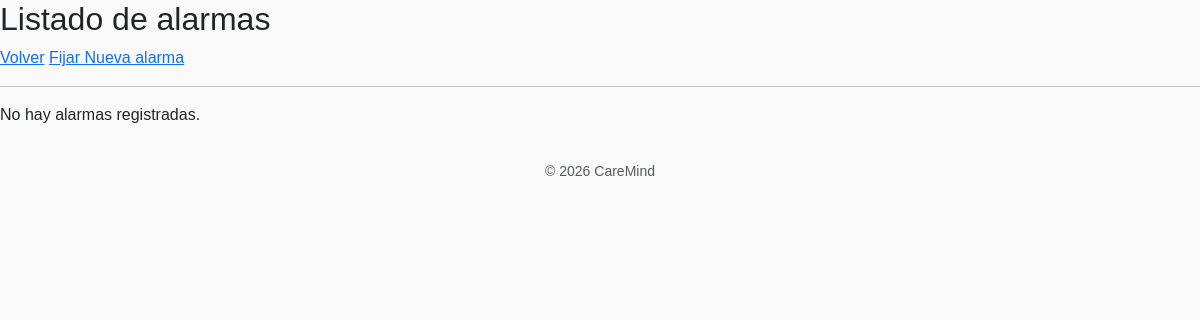
Page /index.php?controller=alarmas&action=listado (signed in) on the earlier database version.
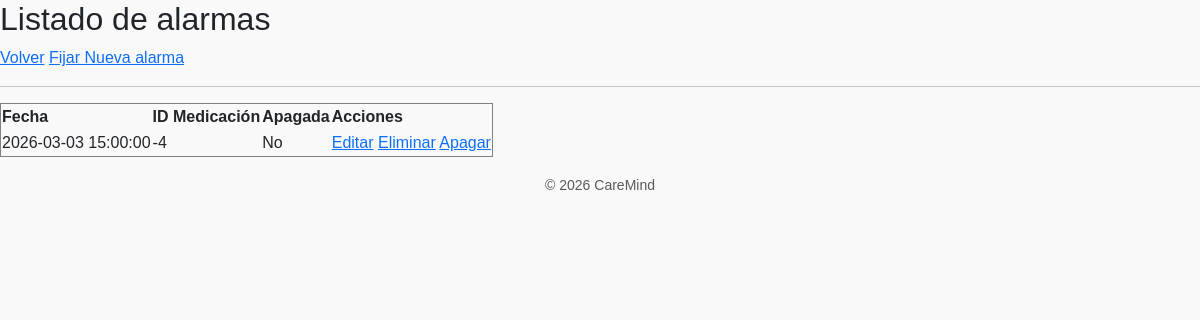
Same page on the later database version.
### tables this page shows
CREATE TABLE `alarmas` (
  `id` int NOT NULL AUTO_INCREMENT,
  `persona_id` int NOT NULL,
  `medicacion_id` int NOT NULL,
  `fecha` datetime NOT NULL,
  `apagada` tinyint(1) NOT NULL DEFAULT '0',
  PRIMARY KEY (`id`)
);

### controllers/AlarmasController.php (called while the page is built, shortened)
<?php
require_once "models/AlarmasModel.php";
class AlarmasController {
    private $model;
    public function __construct() {
        $this->model = new AlarmasModel();
    }
    public function listado() {
        try {
            $alarmas = $this->model->getAll();
            require_once "views/alarmas_listado_view.php";
        } catch (Exception $e) {
            $this->error_fatal($e->getMessage());
        }
    }
}

### index.php (called while the page is built, shortened)
<?php
$action     = $_GET['action'] ?? 'inicio';
$c = new $controllerName();
$c->$action();

### models/db.php (called while the page is built)
<?php
function conectar() {
    $opciones = [
        PDO::ATTR_ERRMODE => PDO::ERRMODE_EXCEPTION,
        PDO::ATTR_DEFAULT_FETCH_MODE => PDO::FETCH_OBJ
    ];
    return new PDO(
        'mysql:host=localhost;dbname=caremind_db;charset=utf8mb4',
        'careminduser',
        'caremindpass',
        $opciones
    );
}
?>

### models/AlarmasModel.php (called while the page is built, shortened)
<?php
require_once "db.php";
class AlarmasModel {
    private $db;
    public function __construct() {
        $this->db = conectar();
    }
    public function getAll() {
        try {
            $sql = "SELECT * FROM alarmas ORDER BY fecha ASC";
            $stmt = $this->db->query($sql);
            return $stmt->fetchAll(PDO::FETCH_OBJ);
        } catch (PDOException $e) {
            throw new Exception("Error al obtener alarmas.");
        }
    }
}

### views/alarmas_listado_view.php (the view, shortened to what this page needs)
<?php require_once("views/shared/header.php"); ?>
<h2>Listado de alarmas</h2>
<a href="index.php?controller=personas&action=listado">Volver</a>
<a href="index.php?controller=alarmas&action=crear">Fijar Nueva alarma</a>
<hr>
<?php if (!isset($alarmas) || empty($alarmas)) { ?>
    <p>No hay alarmas registradas.</p>
<?php } else { ?>
    <table border="1">
        <tr>
            <th>Fecha</th>
            <th>ID Medicación</th>
            <th>Apagada</th>
            <th>Acciones</th>
        </tr>
        <?php foreach ($alarmas as $a) { ?>
            <tr>
                <td><?php echo htmlspecialchars($a->fecha); ?></td>
                <td><?php echo htmlspecialchars($a->medicacion_id); ?></td>
                <td><?php echo $a->apagada ? "Sí" : "No"; ?></td>
                <td>
                    <a href="index.php?controller=alarmas&action=editar&id=<?php echo $a->id; ?>">Editar</a>
                    <a href="index.php?controller=alarmas&action=eliminar&id=<?php echo $a->id; ?>" onclick="return confirm('¿Eliminar?');">Eliminar</a>
                    <?php if (!$a->apagada) { ?>
                        <a href="index.php?controller=alarmas&action=apagar&id=<?php echo $a->id; ?>">Apagar</a>
                    <?php } ?>
                </td>
            </tr>
        <?php } ?>
    </table>
<?php } ?>
<?php require_once("views/shared/footer.php"); ?>

### views/shared/header.php (shortened to what this page needs)
<!DOCTYPE html>
<html lang="es">
<head>
  <link href="https://cdn.jsdelivr.net/npm/bootstrap@5.3.3/dist/css/bootstrap.min.css" rel="stylesheet">
  <link rel="stylesheet" href="/CareMind/assets/css/estilos.css">
</head>
<body>

### views/shared/footer.php
<footer class="text-center py-3 text-muted">
  <small>© <?php echo date('Y'); ?> CareMind</small>
</footer>
</body>
</html>

### assets/css/estilos.css (style rules this page uses)
:root { --turquesa:#18cbdb; --azul:#4A90E2; --blanco:#F9F9F9; --gris:#E8E8E8; }
* { box-sizing: border-box; }
body { margin:0; font-family: Arial, sans-serif; background: var(--blanco); }

Differences in the rows shown:
added alarmas: fecha "2026-03-03 15:00:00", medicacion "-4", apagada "No"
Other differences:
text no longer shown: "No hay alarmas registradas."
text now shown: "Fecha ID Medicación Apagada Acciones"
